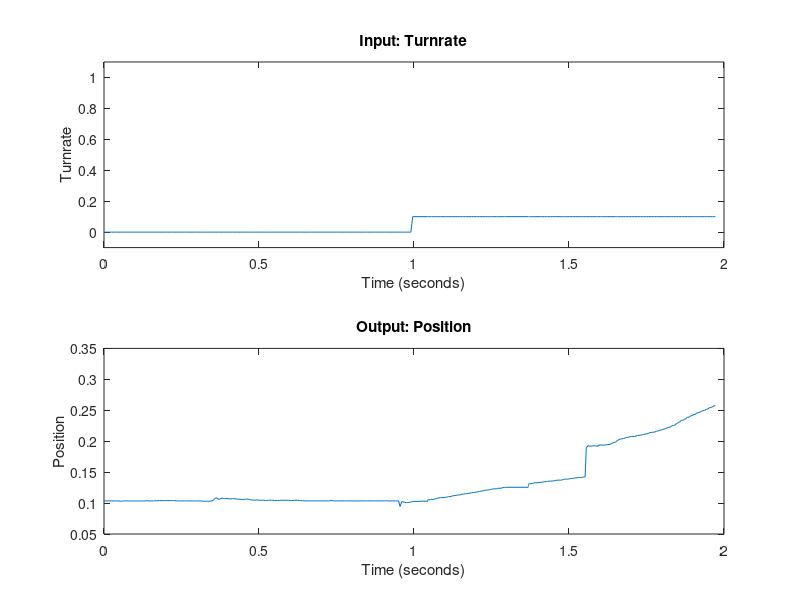

This chart was generated by the following MATLAB code: (Note: this script raises an error after producing the figure.)
clc
clear
close all


%% Get data

% Read the data from the text file (replace 'your_data.txt' with your file path)
data = load('sys_id_data.txt');  % Assuming your file is space-separated

% Extract timestamps, turnrate, and position from the loaded data
timestamps = data(:, 1)';  % First column is timestamps
turnrate = data(:, 2)';    % Second column is turnrate
position = data(:, 3)';    % Third column is position

% Find the index where turnrate transitions from 1 to 0
transition_idx = find(turnrate(1:end-1) == 1 & turnrate(2:end) == 0);

if ~isempty(transition_idx)
    % Filter the data before the transition point
    cutoff_idx = transition_idx(1);  % Get the first transition index
    timestamps = timestamps(1:cutoff_idx);  % Keep data up to the transition
    turnrate = turnrate(1:cutoff_idx);    % Keep data up to the transition
    position = position(1:cutoff_idx);    % Keep data up to the transition
end

% Normalize the time (optional, based on your preference)
time = timestamps - timestamps(1);  % Normalize time to start from zero

% Create an iddata object for system identification
sampling_time = mean(diff(timestamps));  % Calculate the average sampling time
id_data = iddata(position', turnrate', sampling_time);  % Create the iddata object


%% Plot
figure;
subplot(2,1,1);
plot(time, turnrate);
title('Input: Turnrate');
xlabel('Time (seconds)');
ylabel('Turnrate');
ylim([-0.1 1.1]);

subplot(2,1,2);
plot(time, position);
title('Output: Position');
xlabel('Time (seconds)');
ylabel('Position');


%% Estimate a Transfer Function
close all
sys = tfest(id_data, 3, 2);

% Display the estimated transfer function
disp('Estimated Transfer Function:');
disp(sys);

% Compare the model output to the actual data
figure;
compare(id_data, sys);


%% Tune controller

Kp = 3.0;  % Example LINE_KP
tauZ = 10;  % Example tauZ
tauP = 0.1;  % Example tauP

% Define the P-lead controller transfer function
s = tf('s');
C = Kp * (1 + tauZ * s) / (1 + tauP * s);

% Open the PID Tuner with your system and controller
pidTuner(sys, C);

% Create the closed-loop transfer function
closedLoopSys = feedback(C * sys, 1);

% Simulate the step response to see the system's behavior
t = 0:0.01:10;  % Time vector
figure;
step(closedLoopSys, t);
title('Closed-Loop Step Response with P-Lead Controller');

% Bode plot to analyze frequency response
figure;
bode(closedLoopSys);



















